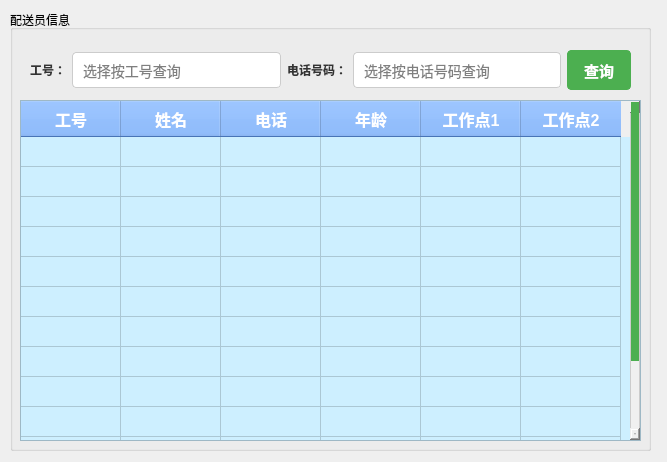
<?xml version="1.0" encoding="UTF-8"?>
<ui version="4.0">
 <class>admin_search_deliveryman</class>
 <widget class="QWidget" name="admin_search_deliveryman">
  <property name="geometry">
   <rect>
    <x>0</x>
    <y>0</y>
    <width>667</width>
    <height>462</height>
   </rect>
  </property>
  <property name="windowTitle">
   <string>查询配送员信息</string>
  </property>
  <property name="styleSheet">
   <string notr="true">
                QLabel {
                    color: #333;
                    font: 14px &quot;幼圆&quot;;
                    font-weight: bold;
                }

                QLineEdit,
                QComboBox  {
                    padding: 8px;
                    font-size: 14px;
                    border: 1px solid #ccc;
                    border-radius: 4px;
                }

                QTableWidget {
                    font: 14px &quot;幼圆&quot;;
                    background-color: #cdefff;
                }

                QTableWidget::item {
                    font: 14px &quot;幼圆&quot;;
                }

                QHeaderView {
                    font: bold 16px &quot;幼圆&quot;;
                }
                
                QTableWidget::item:selected {
                    background-color: #a6a6a6;
                }

                QTableWidget QHeaderView::section {
                    background-color: #65a3ff;
                    color: white;
                    font-weight: bold;
                    font-size: 16px;
                    padding: 4px;
                }

                QTableWidget::item {
                    padding: 10px;
                }

                QPushButton {
                    padding: 8px 16px;
                    font-size: 15px;
                    font-weight: bold;
                    border: 1px solid #4CAF50;
                    border-radius: 4px;
                    color: #fff;
                    background-color: #4CAF50;
                }

                 QPushButton:hover {
                    background-color: #45a049;
                    border: 1px solid #45a049;
                }

                QTextEdit {
                    font-size: 14px;
                    border: 1px solid #ccc;
                    border-radius: 4px;
                }

                QScrollBar:vertical {
                    border: 1px solid #ccc;
                    background: #f0f0f0;
                    width: 10px;
                    margin: 0px 0px 0px 0px;
                }

                QScrollBar::handle:vertical {
                    background: #4CAF50;
                    min-height: 20px;
                }
            </string>
  </property>
  <widget class="QGroupBox" name="groupBox">
   <property name="geometry">
    <rect>
     <x>10</x>
     <y>10</y>
     <width>641</width>
     <height>441</height>
    </rect>
   </property>
   <property name="title">
    <string>配送员信息</string>
   </property>
   <widget class="QTableWidget" name="tableWidget">
    <property name="geometry">
     <rect>
      <x>10</x>
      <y>90</y>
      <width>621</width>
      <height>341</height>
     </rect>
    </property>
    <attribute name="verticalHeaderVisible">
     <bool>false</bool>
    </attribute>
    <row>
     <property name="text">
      <string>新建行</string>
     </property>
    </row>
    <row>
     <property name="text">
      <string>新建行</string>
     </property>
    </row>
    <row>
     <property name="text">
      <string>新建行</string>
     </property>
    </row>
    <row>
     <property name="text">
      <string>新建行</string>
     </property>
    </row>
    <row>
     <property name="text">
      <string>新建行</string>
     </property>
    </row>
    <row>
     <property name="text">
      <string>新建行</string>
     </property>
    </row>
    <row>
     <property name="text">
      <string>新建行</string>
     </property>
    </row>
    <row>
     <property name="text">
      <string>新建行</string>
     </property>
    </row>
    <row>
     <property name="text">
      <string>新建行</string>
     </property>
    </row>
    <row>
     <property name="text">
      <string>新建行</string>
     </property>
    </row>
    <row>
     <property name="text">
      <string>新建行</string>
     </property>
    </row>
    <row>
     <property name="text">
      <string>新建行</string>
     </property>
    </row>
    <row>
     <property name="text">
      <string>新建行</string>
     </property>
    </row>
    <column>
     <property name="text">
      <string>工号</string>
     </property>
    </column>
    <column>
     <property name="text">
      <string>姓名</string>
     </property>
    </column>
    <column>
     <property name="text">
      <string>电话</string>
     </property>
    </column>
    <column>
     <property name="text">
      <string>年龄</string>
     </property>
    </column>
    <column>
     <property name="text">
      <string>工作点1</string>
     </property>
    </column>
    <column>
     <property name="text">
      <string>工作点2</string>
     </property>
    </column>
    <item row="0" column="0">
     <property name="text">
      <string/>
     </property>
     <property name="flags">
      <set>ItemIsSelectable|ItemIsDragEnabled|ItemIsDropEnabled|ItemIsUserCheckable|ItemIsEnabled</set>
     </property>
    </item>
   </widget>
   <widget class="QWidget" name="layoutWidget">
    <property name="geometry">
     <rect>
      <x>20</x>
      <y>40</y>
      <width>601</width>
      <height>40</height>
     </rect>
    </property>
    <layout class="QHBoxLayout" name="horizontalLayout">
     <item>
      <widget class="QLabel" name="label">
       <property name="text">
        <string>工号：</string>
       </property>
      </widget>
     </item>
     <item>
      <widget class="QLineEdit" name="input1_lineedit">
       <property name="placeholderText">
        <string>选择按工号查询</string>
       </property>
      </widget>
     </item>
     <item>
      <widget class="QLabel" name="label_2">
       <property name="text">
        <string>电话号码：</string>
       </property>
      </widget>
     </item>
     <item>
      <widget class="QLineEdit" name="input2_lineedit">
       <property name="placeholderText">
        <string>选择按电话号码查询</string>
       </property>
      </widget>
     </item>
     <item>
      <widget class="QPushButton" name="btn_query">
       <property name="text">
        <string>查询</string>
       </property>
      </widget>
     </item>
    </layout>
   </widget>
  </widget>
 </widget>
 <resources/>
 <connections/>
</ui>
